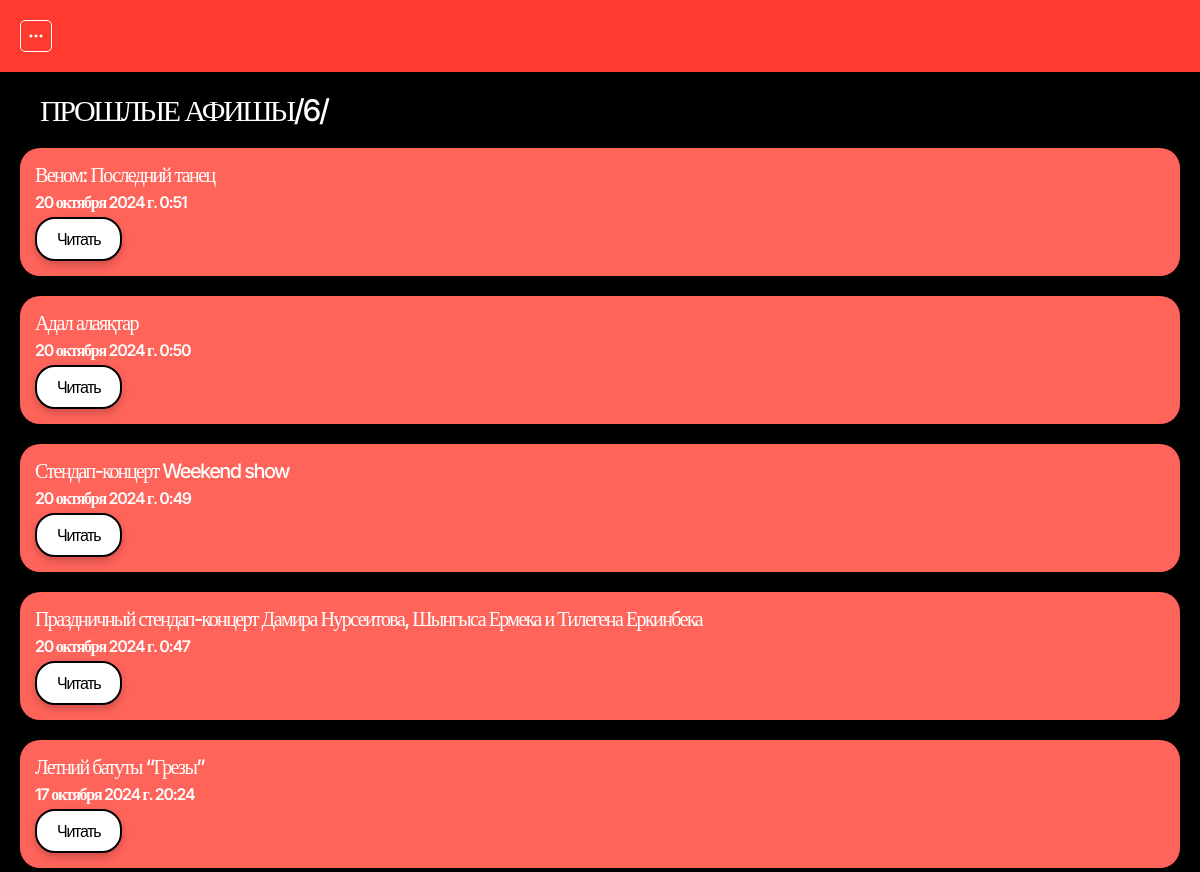
Screenshot of /guides/ (signed in) with the database file from the repository.
### startit_app/models.py (models this page shows, shortened)
class Guide(models.Model):
    title = models.CharField("Заголовок", max_length=255)
    description = models.TextField("Описание прошлых афиш")
    image = models.CharField("URL-фото", max_length=500)
    created_at = models.DateTimeField("Дата и время публикации", default=datetime.now)
    class Meta:
        verbose_name = "Прошлая афиша"
        verbose_name_plural = "Прошлые афишы"

### startit_app/views.py (the view)
# urls.py: path('guides/', views.guides_page, name='guides_page'),
def guides_page(request):
    guides = Guide.objects.all().order_by('-created_at')
    context = {
        'guides': guides
    }
    return render(request, "guides.html", context)

### startit_app/templates/guides.html (shortened to what this page needs)
{% extends 'base.html' %}
{% block content %}
{% if user.is_authenticated %}
<section class="jobs">
    <div class="container">
        <h2 class="title_afish">Прошлые афишы/6/</h2>
        <div class="jobs-list">
            {% for guide in guides %}
            <div class="jobs-cards">
                <h3 class="jobs-card__name">{{ guide.title }}</h3>
                <h3 class="jobs-card__title">{{ guide.created_at }}</h3>
                <a href="{% url 'guide_detail_page' pk=guide.pk %}" class="card-button">Читать</a>
            </div>
            {% endfor %}
        </div>
    </div>
</section>
{% endif %}
{% endblock %}

### startit_app/static/css/style.css (style rules this page uses)
* { padding: 0; margin: 0; box-sizing: border-box; font-family: "Inter", sans-serif; }
:root { --orange:#FF3B30; --liteorange:#FF645B; --black:#000000; --white:#FFFFFF; }
.container { margin-left: 20px; margin-right: 20px; }
.title_afish { color: #FFF; font-family: Inter; font-size: 30px; font-style: normal; font-weight: 500; line-height: normal; letter-spacing: -2.4px; text-transform: uppercase; padding: 20px; }
.card-button { display: inline-block; border-radius: 20px; background: #FFF; color: #000; font-family: Inter, sans-serif; font-size: 16px; font-style: normal; font-weight: 400; line-height: normal; letter-spacing: -1.28px; text-decoration: none; padding: 10px 20px; border: 2px solid #000; transition: all 0.3s ease; box-shadow: 0px 4px 8px rgba(0, 0, 0, 0.2); }
.jobs-cards { background-color: var(--liteorange); padding: 15px ; border-radius: 20px; margin-bottom: 20px; }
.jobs-card__name { color: #FFF; font-family: Inter; font-size: 20px; font-style: normal; font-weight: 500; line-height: normal; letter-spacing: -1.6px; margin-bottom: 5px; }
.jobs-card__title { color: #FFF; font-family: Inter; font-size: 16px; font-style: normal; font-weight: 600; line-height: normal; letter-spacing: -1.28px; margin-bottom: 5px; }

### rows the page displays
Guide: title "Веном: Последний танец", created_at "20 октября 2024 г. 0:51"
Guide: title "Адал алаяқтар", created_at "20 октября 2024 г. 0:50"
Guide: title "Стендап-концерт Weekend show", created_at "20 октября 2024 г. 0:49"
Guide: title "Праздничный стендап-концерт Дамира Нурсеитова, Шынгыса Ермека и Тилегена Еркинбека", created_at "20 октября 2024 г. 0:47"
Guide: title "Летний батуты “Грезы”", created_at "17 октября 2024 г. 20:24"
